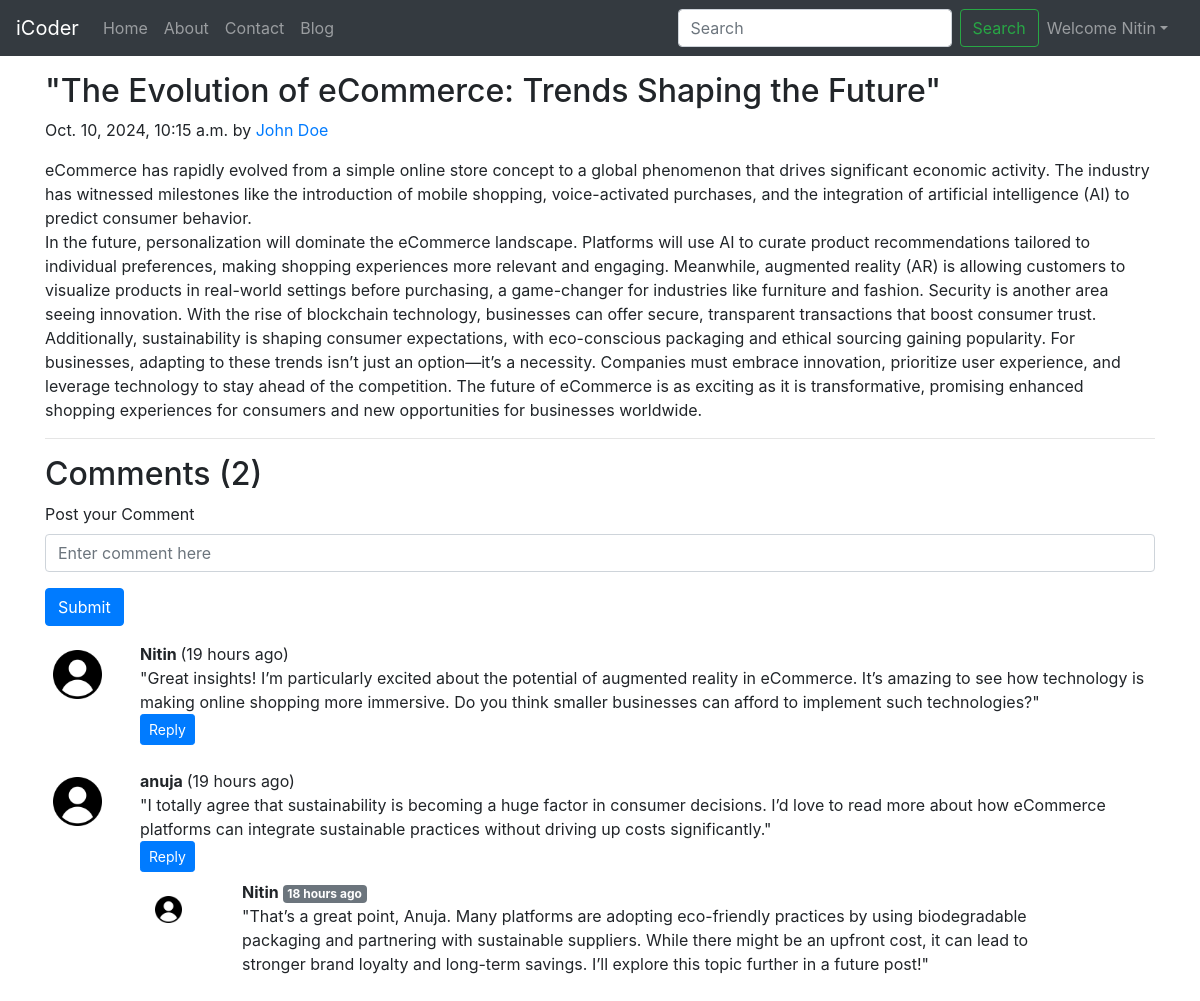
The app's page /blog/evolution-of-ecommerce-trends (signed in) with its own data.
### blog/models.py (models this page shows, shortened)
class Post(models.Model):
    sno=models.AutoField(primary_key=True)
    title=models.CharField(max_length=255)
    author=models.CharField(max_length=14)
    slug=models.CharField(max_length=130)
    timeStamp=models.DateTimeField(blank=True)
    content=models.TextField()

class BlogComment(models.Model):
    sno=models.AutoField(primary_key=True)
    comment=models.TextField()
    user=models.ForeignKey(User,on_delete=models.CASCADE)
    post=models.ForeignKey(Post, on_delete=models.CASCADE)
    parent=models.ForeignKey('self',on_delete=models.CASCADE,null=True)
    timeStamp=models.DateTimeField(default=now)

### blog/views.py (the view)
# urls.py: path('<str:slug>', views.blogPost, name="blogPost"),
@login_required(login_url='/login')
def blogPost(request, slug):
    post=Post.objects.filter(slug=slug).first()
    comments= BlogComment.objects.filter(post=post,parent=None)
    replies= BlogComment.objects.filter(post=post).exclude(parent=None)
    replyDict={}
    for reply in replies:
        if reply.parent.sno not in replyDict.keys():
            replyDict[reply.parent.sno]=[reply]
        else:
            replyDict[reply.parent.sno].append(reply)
    context={'post':post, 'comments': comments, 'user': request.user, 'replyDict': replyDict}
    return render(request, "blog/blogPost.html", context)

### blog/templatetags/extras.py (called while the page is built)
@register.filter(name='get_val')
def get_val(dict, key):
    return dict.get(key)

### blog/templates/blog/blogPost.html (shortened to what this page needs)
{% extends 'blog/basic.html' %}
{% block body %}
{% load static %}
{% load humanize %}
{% load extras %}
<div class="container my-3">
  <div class="blog-post">
    <h2 class="blog-post-title">{{post.title}}</h2>
    <p class="blog-post-meta">{{post.timeStamp}} by <a href="#">{{post.author}}</a></p>
    <p>{{post.content|safe}}</p>
    <hr>
  </div>
</div>
<div class="container">
  <h2> Comments ({{comments.count}})</h2>
  <form action="/blog/postComment" method="post">
    <div class="form-group">
        <label for="postcomment">Post your Comment </label>
        <input type="text" class="form-control" name="comment" placeholder="Enter comment here">
    </div>
    <button type="submit" class="btn btn-primary">Submit</button>
  </form>
  {% for comment in comments %}
  <div class="row my-3">
    <div class="col-md-1  ">
    <img class="rounded mx-auto d-block w-100 p-2 border-dark" src="{% static 'img\user.png' %}" alt="user">
    </div>
    <div class="col-md-11 ">
      <b> {{comment.user.username}} </b> ({{comment.timeStamp | naturaltime}})
      <div>   {{comment.comment}} </div>
      <div class="reply mx-0">
        <button class="btn btn-sm btn-primary" type="button" data-toggle="collapse" data-target="#replyBox{{comment.sno}}" aria-expanded="false" aria-controls="replyBox{{comment.sno}}">
          Reply
        </button>
        <div class="replies  my-2 ">
          {% for reply in replyDict|get_val:comment.sno %}
          <div class="row my-2">
            <div class="col-md-1 ">
                <img class="rounded mx-auto d-block w-75 my-2  p-2" src="/static/img/user.png" alt="user">
            </div>
            <div class="col-md-11">
                <div class="col-md-11 ">
                    <b> {{reply.user.username}} </b> <span class="badge badge-secondary ">{{reply.timeStamp| naturaltime}}</span>
                    <div>{{reply.comment}}</div>
                </div>
                <br>
            </div>
        </div>
          {% endfor %}
        </div>
    </div>
   </div>
  </div>
  {% endfor %}
</div>
 {% endblock %}

### blog/templates/blog/basic.html (shortened to what this page needs)
<!doctype html>
<html lang="en">
  <head>
    <link rel="stylesheet" href="https://stackpath.bootstrapcdn.com/bootstrap/4.5.2/css/bootstrap.min.css">
  </head>
  <body>
    <nav class="navbar  navbar-expand-lg navbar-dark bg-dark">
        <a class="navbar-brand" href="/">iCoder</a>
        <div class="collapse navbar-collapse" id="navbarSupportedContent">
          <ul class="navbar-nav mr-auto">
            <li class="nav-item {% block homeactive %} {% endblock homeactive %}">
              <a class="nav-link" href="/">Home <span class="sr-only">(current)</span></a>
            </li>
            <li class="nav-item {% block aboutactive %} {% endblock aboutactive %}">
              <a class="nav-link" href="/about">About</a>
            </li>
            <li class="nav-item {% block contactactive %} {% endblock contactactive %}">
              <a class="nav-link" href="/contact">Contact</a>
            </li>
            <li class="nav-item {% block blogactive %} {% endblock blogactive %}">
              <a class="nav-link" href="/blog">Blog</a>
            </li>
          </ul>
          <form method="GET" action="/search" class="form-inline my-2 my-lg-0">
            <input class="form-control mr-sm-2" type="search" placeholder="Search" aria-label="Search" name="query" id="search">
            <button class="btn btn-outline-success my-2 my-sm-0" type="submit">Search</button>
          </form>
          {% if user.is_authenticated %}
            <ul class="navbar-nav mr-2">
            <li class="nav-item dropdown">
            <a class="nav-link dropdown-toggle" href='#' id="navbarDropdown" role="button" data-toggle="dropdown"> Welcome {{request.user}}</a>
             </li>
            </ul>
             </div>
          {% endif %}
      </nav>
{% block body %}  {% endblock body %}
  </body>
</html>

### records on screen
Post: title "\"The Evolution of eCommerce: Trends Shaping the Future\"", timeStamp "Oct. 10, 2024, 10:15 a.m.", author "John Doe", content "eCommerce has rapidly evolved from a simple online store concept to a global phenomenon that drives significant economic activity. The industry has witnessed milestones like the introduction of mobile shopping, voice-activated purchases, and the integration of artificial intelligence (AI) to predict consumer behavior. In the future, personalization will dominate the eCommerce landscape. Platforms will use AI to curate product recommendations tailored to individual preferences, making shopping experiences more relevant and engaging. Meanwhile, augmented reality (AR) is allowing customers to visualize products in real-world settings before purchasing, a game-changer for industries like…"
BlogComment: user.username "Nitin", timeStamp "19 hours ago", comment "\"Great insights! I’m particularly excited about the potential of augmented reality in eCommerce. It’s amazing to see how technology is making online shopping more immersive. Do you think smaller businesses can afford to implement such technologies?\""
BlogComment: user.username "anuja", timeStamp "19 hours ago", comment "\"I totally agree that sustainability is becoming a huge factor in consumer decisions. I’d love to read more about how eCommerce platforms can integrate sustainable practices without driving up costs significantly.\""
BlogComment: user.username "Nitin", timeStamp "18 hours ago", comment "\"That’s a great point, Anuja. Many platforms are adopting eco-friendly practices by using biodegradable packaging and partnering with sustainable suppliers. While there might be an upfront cost, it can lead to stronger brand loyalty and long-term savings. I’ll explore this topic further in a future post!\""

### other values on screen
{{ request.user }} "Nitin"
{{ comments.count }} "2"
